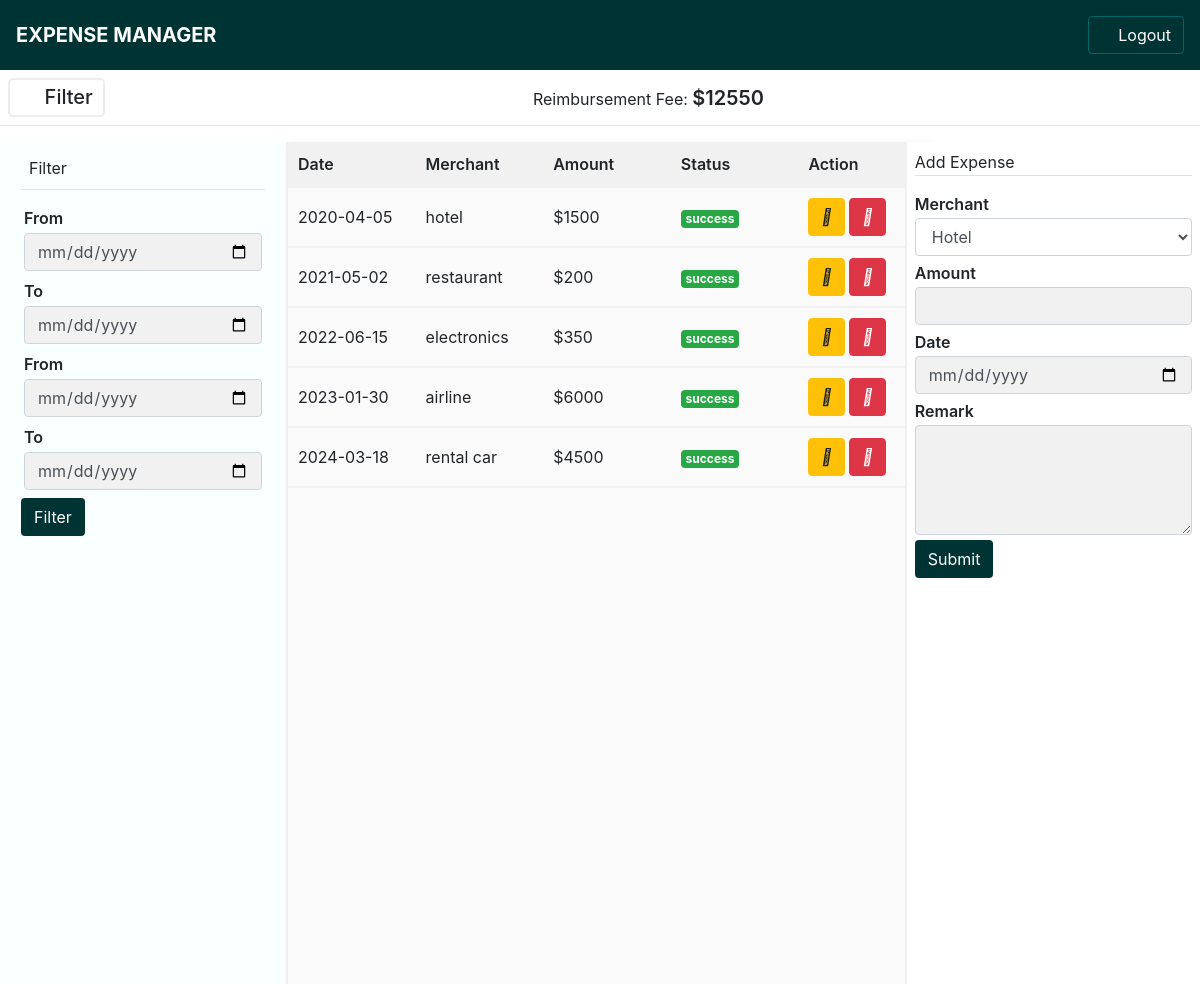
The app's page /new with its own data.
### main.py (models this page shows, shortened)
class Expenses(db.Model):
    __tablename__ = "expenses"
    id = db.Column(db.Integer, primary_key=True)
    merchant = db.Column(db.String, nullable=False)
    amount = db.Column(db.Integer, nullable=False)
    date = db.Column(db.String, nullable=False)
    remark = db.Column(db.String, nullable=False)

### main.py (the view)
@app.route("/new", methods=['GET', 'POST'])
def new():
    expense = Expenses.query.all()
    all_total = 0
    for exp in expense:
        all_total += exp.amount
    return render_template('new.html', order=expense, total=all_total)

### templates/new.html (shortened to what this page needs)
<!DOCTYPE html>
<html xmlns="http://www.w3.org/1999/html" xmlns="http://www.w3.org/1999/html">
	<head>
	<link rel="stylesheet" href="{{url_for ('static', filename= 'assets/css/bootstrap.min.css') }}">
	<link rel="stylesheet" type="text/css" href="{{url_for ('static', filename= 'assets/css/font-awesome.min.css') }}">
	<link rel="stylesheet" type="text/css" href="{{url_for ('static', filename= 'assets/css/style.css') }}">
	</head>
<body>
	<header class="sticky-top">
			<nav class="d-flex p-3 bg-color align-items-center">
				<div class="brand">
					<h5 class="text-white font-weight-bold">EXPENSE MANAGER</h5>
				</div>
				<div class="tab ml-auto">
					<a  href="{{ url_for('logout') }}" class="btn bg-outline text-white">
						<i class="fa fa-power-off"></i>
						Logout
					</a>
				</div>
			</nav>
		</header>
	<div class="container-fluid">
		<main class="main">
			<nav class="p-2 border-bottom d-flex align-items-center">
				<div class="filter-toggle d-flex align-items-center" onclick="openFilter()">
					<span class="mr-2" id="filter-toggler">
						<i class="fa fa-filter fa-lg"></i>
					</span>
					<h5 class="">Filter</h5>
				</div>
				<div class="mx-auto">
					Reimbursement Fee:
					<span class="" style="font-size: 20px;font-weight: 600;">${{total}}</span>
				</div>
			</nav>
						<div class="m-0">
				<section class="p-0 expense-board">
					<div class="filter" id="filter">
						<div class="border-bottom d-flex align-items-center">
							<p class="p-2">Filter</p>
							<span class="btn ml-auto" onclick="closeFilter()">
								<i class="fa fa-times"></i>
							</span>
						</div>
						<form action="{{url_for('from_filter')}}" method="POST" class="mt-3">
							<div class="form-group filter-item">
								<label for="from">From</label>
								<input name="date1" type="date" class="form-control" />
							</div>
							<div class="form-group filter-item">
								<label for="from">To</label>
								<input name="date2" type="date" class="form-control" />
							</div>
							<div class="form-group filter-item">
								<label for="from">From</label>
								<input name="date3" type="date" class="form-control" />
							</div>
							<div class="form-group filter-item">
								<label for="from">To</label>
								<input name="date4" type="date" class="form-control" />
							</div>
							<div class="form-group">
                        <button type="submit" class="btn bg-color">
                            Filter
                        </button>
                    </div>
						</form>
					</div>
				</section>
	<section class="p-0 expense-board">
				<form action="{{url_for('new')}}" method="POST" class="mt-3">
					<div class="board" id="board">
						<div class="exp-tbl">
							<ul class="tbl-head sticky-top">
								<li class="tbl-item">Date</li>
								<li class="tbl-item">Merchant</li>
								<li class="tbl-item">Amount</li>
								<li class="tbl-item">Status</li>
								<li class="tbl-item">Action</li>
							</ul>
								<div class="tbl-body w-100 scrollable">
									{% for ord in order %}
										<ul class="tbl-row">
												<li class="tbl-item">{{ord.date}}</li>
												<li class="tbl-item">{{ord.merchant}}</li>
												<li class="tbl-item">${{ord.amount}}</li>
												<li class="tbl-item">
													<span class="badge badge-success">success</span>
												</li>
												<li class="tbl-item">
													<a href="{{url_for('edit', view=ord.id)}}" type="button" class="btn btn-warning">
														<i class="fas fa-edit"></i>
													</a>
													<a href="{{url_for('delete', view=ord.id)}}" type="button" class="btn btn-danger">
														<i class="fas fa-trash"></i>
													</a>
												</li>
										</ul>
									{% endfor %}
								</div>
						</div>
					</div>
				</form>
			</section>
			<section class="add-expense">
					<div class="p-2">
						<div class="border-bottom">
							<p class="p-">Add Expense</p>
						</div>
						<form action="{{url_for('dashboard')}}" method="POST" class="mt-3">
							<div class="form-group">
                        <label for="from" class="form-label">Merchant</label>
                        <select class="form-control" name="merchant">
                            <option value="hotel">Hotel</option>
                        </select>
                    </div>
                    <div class="form-group ">
                        <label for="from" class="form-label">Amount</label>
                        <input type="number" name="amount" min="0" max="1000000000" class="form-control" />
                    </div>
                    <div class="form-group">
                        <label for="from" class="form-label">Date</label>
                        <input type="date" name="date" class="form-control" />
                    </div>
                    <div class="form-group">
                        <label for="from" class="form-label">Remark</label>
                        <textarea name="remark" class="form-control" maxlength="1500" rows="4"></textarea>
                    </div>
                    <div class="form-group">
                        <button type="submit" class="btn bg-color">
                            Submit
                        </button>
                    </div>
						</form>
					</div>
				</section>
			</main>
	</div>
</body>
</html>

### static/assets/css/style.css (style rules this page uses)
a,a:hover { text-decoration: none; }
.bg-color { background-color: #003333; color: #fff; }
.container-fluid,.row { padding: 0; margin: 0; }
p,h1,h2,h3,h4,h5,h6 { margin-bottom: 1px; }
label.form-label { margin-bottom: 2px; font-weight: 600; }
input.form-control,textarea.form-control { background-color: #f1f1f1; }
.form-group { margin-bottom: 5px; }
.bg-color a.bg-outline { border-color: #006666; }
.filter { display: none; position: fixed; width: 18em; border-right: 2px solid #f1f1f1; height: 100%; padding: 6px 21px; background-color: #faffff; }
.filter-toggle { cursor: pointer; border-radius: 5px; padding: 5px 10px; background-color: #fff; border: 2px solid #ededed; }
.filter .filter-item { margin-bottom: 8px; padding: 0px 3px; }
.filter .filter-item label { font-weight: 600; margin-bottom: 3px; }
.filter .filter-item input { background-color:#f1f1f1; margin-bottom: 1px; }
.add-expense { position: fixed; right: 0; white-space: nowrap; background-color: #fff; height: 100%; border-left: 2px solid #f1f1f1; overflow: auto; }
.expense-board .board { margin-left: 18em; position: fixed; width: 54%; height: 100%; white-space: nowrap; overflow-y: auto; box-shadow: 1px 2px 9px #eee; background-color: #fafafa; }
.scrollable { height: 100%; position: absolute; overflow: auto; }
.exp-tbl .tbl-head { background-color: #f1f1f1; }
.exp-tbl .tbl-head,.exp-tbl .tbl-row { list-style-type: none; display: flex; margin-bottom: 0; padding: 5px; align-items: center; border-bottom: 2px solid #f1f1f1; }
.exp-tbl .tbl-head .tbl-item,.exp-tbl .tbl-row .tbl-item { flex: 1; padding: 5px; }
.exp-tbl .tbl-head .tbl-item { font-weight: 600; }
@media screen and (min-width: 1071px) { .filter { display: block!important; } }
@media screen and (min-width: 1071px) { .add-expense { width: 24.6%; } }

### records on screen
Expenses: date "2020-04-05", merchant "hotel", amount "1500"
Expenses: date "2021-05-02", merchant "restaurant", amount "200"
Expenses: date "2022-06-15", merchant "electronics", amount "350"
Expenses: date "2023-01-30", merchant "airline", amount "6000"
Expenses: date "2024-03-18", merchant "rental car", amount "4500"

### other values on screen
{{ total }} "12550"
